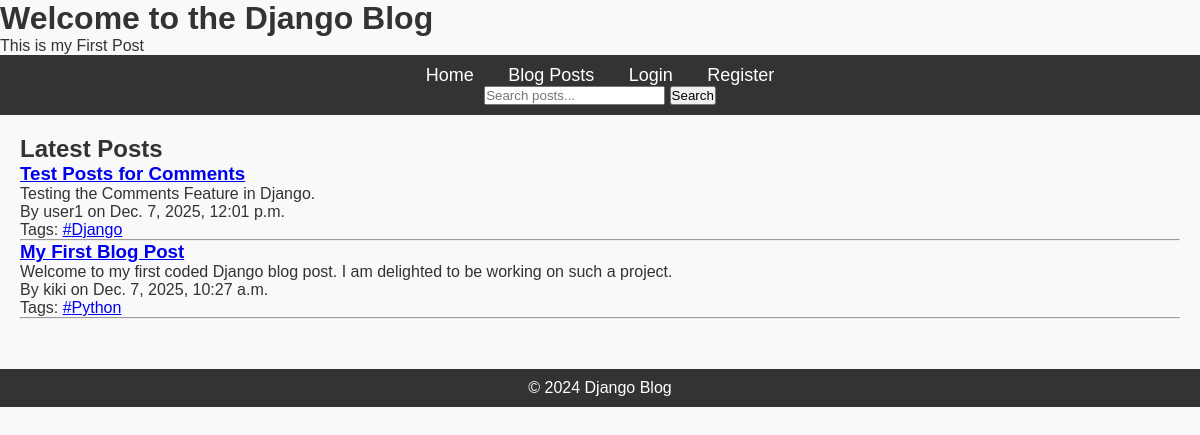
/posts/, run on the app's committed database.
### blog/models.py (models this page shows, shortened)
class Post(models.Model):
    title = models.CharField(max_length=200)
    content = models.TextField()
    published_date = models.DateTimeField(auto_now_add=True)
    author = models.ForeignKey(User, on_delete=models.CASCADE, related_name='posts')

class Tag(models.Model):
    name = models.CharField(max_length=50, unique=True)
    posts = models.ManyToManyField(Post, related_name='tags')

### blog/views.py (the view)
# urls.py: path('posts/', PostListView.as_view(), name='post-list'),
class PostListView(ListView):
    model = Post
    template_name = 'blog/post_list.html'
    context_object_name = 'posts'
    ordering = ['-published_date']
    paginate_by = 10

### blog/templates/blog/post_list.html (shortened to what this page needs)
{% extends 'blog/base.html' %}
{% block content %}
<h2>Latest Posts</h2>
{% for post in posts %}
    <article>
        <h3><a href="{% url 'post-detail' post.pk %}">{{ post.title }}</a></h3>
        <p>{{ post.content|truncatechars:150 }}</p>
        <p>By {{ post.author }} on {{ post.published_date }}</p>
        {% if post.tags.all %}
            <p>Tags:
            {% for tag in post.tags.all %}
                <a href="{% url 'posts-by-tag' tag.name %}">#{{ tag.name }}</a>
            {% endfor %}
            </p>
        {% endif %}
    </article>
    <hr>
{% empty %}
    <p>No posts available.</p>
{% endfor %}
{% endblock %}

### blog/Static/blog/styles.css (style rules this page uses)
* { margin: 0; padding: 0; box-sizing: border-box; }
body { font-family: Arial, sans-serif; background-color: #f9f9f9; color: #333; }

### data on the page
Post: title "Test Posts for Comments", content "Testing the Comments Feature in Django.", author "user1", published_date "Dec. 7, 2025, 12:01 p.m."
Tag: name "Django"
Post: title "My First Blog Post", content "Welcome to my first coded Django blog post. I am delighted to be working on such a project.", author "kiki", published_date "Dec. 7, 2025, 10:27 a.m."
Tag: name "Python"
